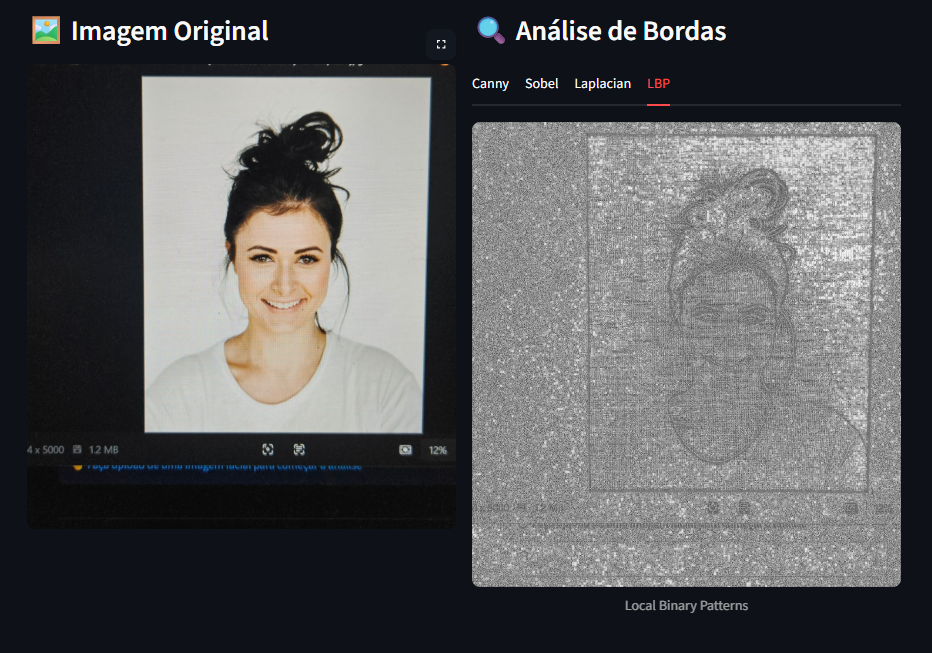
#> input picture assets/images/photo-presentation.png, 932 x 653 px
$ python -i utils.py   (imports and definitions only)   (older library calls are emulated)
#> lines starting #> are read from the running program, lines starting #| are printed output that depends on the picture
"""
Funções auxiliares para o sistema de detecção de ataques
"""

import cv2
import numpy as np
from pathlib import Path
from typing import Tuple, Optional
import logging

# Configurar logging
# [1 line not run here, left out]
logger = logging.getLogger(__name__)


# [123 lines left out: functions load_image, resize_image, normalize_image, convert_to_grayscale, visualize_edges, calculate_sharpness and 1 more, not called in this run]


def apply_augmentation(image: np.ndarray, augmentation_type: str = 'flip') -> np.ndarray:
    """
    Aplica data augmentation na imagem.

    Args:
        image: Imagem original
        augmentation_type: Tipo de augmentation ('flip', 'rotate', 'brightness')

    Returns:
        Imagem augmentada
    """
    if augmentation_type == 'flip':
        return cv2.flip(image, 1)

    elif augmentation_type == 'rotate':
        angle = np.random.randint(-15, 15)
        h, w = image.shape[:2]
        M = cv2.getRotationMatrix2D((w/2, h/2), angle, 1.0)
        return cv2.warpAffine(image, M, (w, h))

    elif augmentation_type == 'brightness':
        hsv = cv2.cvtColor(image, cv2.COLOR_BGR2HSV)
        factor = np.random.uniform(0.7, 1.3)
        hsv[:,:,2] = np.clip(hsv[:,:,2] * factor, 0, 255)
        return cv2.cvtColor(hsv, cv2.COLOR_HSV2BGR)

    return image


# [42 lines left out: functions get_face_region_of_interest, display_prediction_result, not called in this run]

>>> import cv2
>>> picture = cv2.imread('../assets/images/photo-presentation.png')
#> picture is the input picture: shape (653, 932, 3); mean B, G, R 90.5, 89.4, 88.9
>>> result = apply_augmentation(picture)
#> in apply_augmentation, `return cv2.flip(image, 1)`:
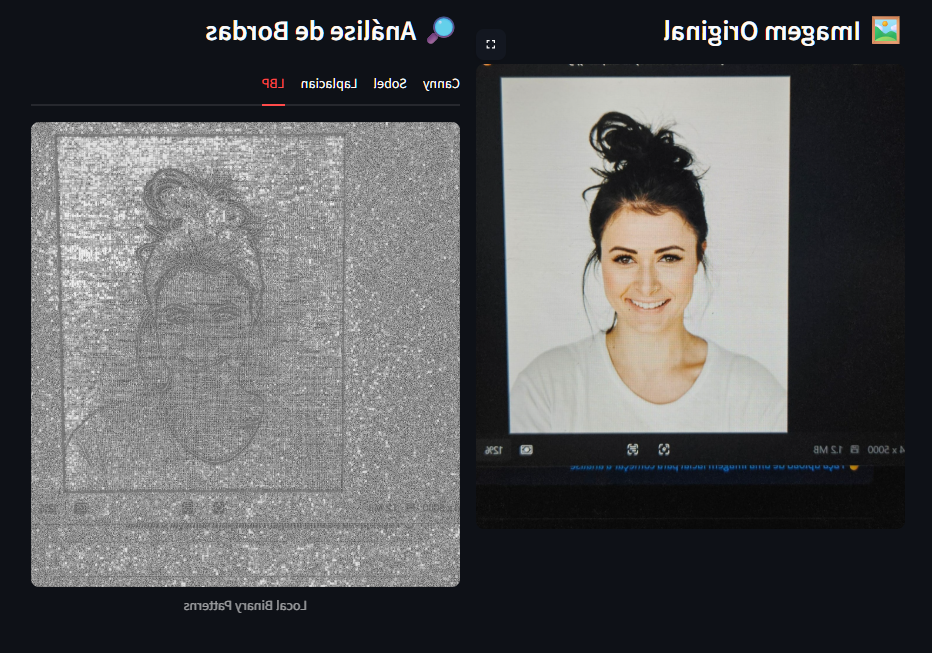
#> returned value: shape (653, 932, 3); mean of channels 0, 1, 2 90.5, 89.4, 88.9; drawn as B, G, R

$ run again, on assets/images/real-photo.png
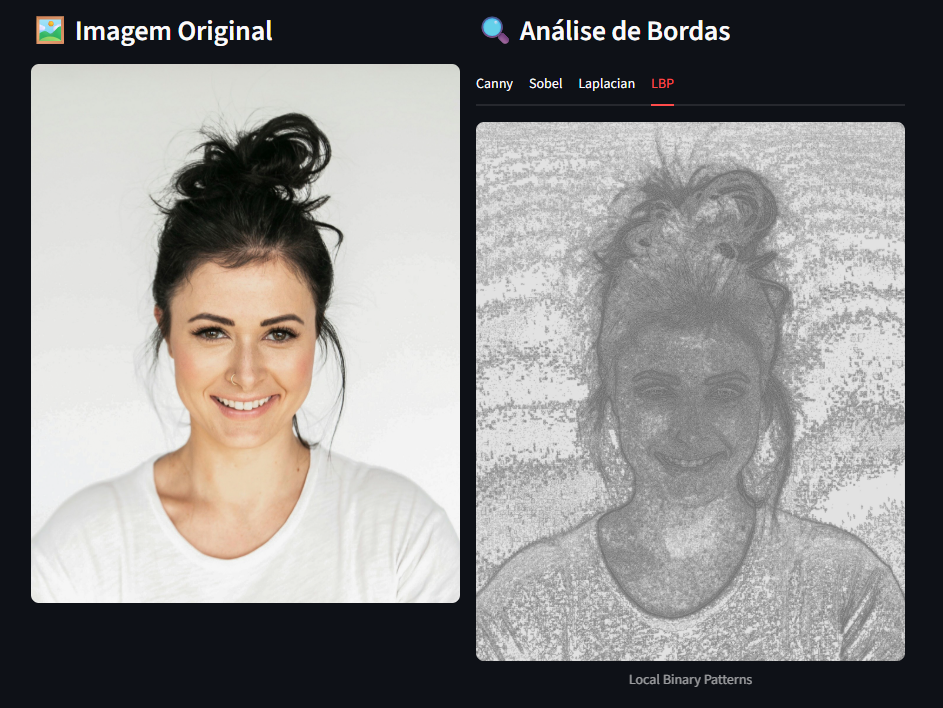
#> input picture assets/images/real-photo.png, 943 x 708 px
#> picture is the input picture: shape (708, 943, 3); mean B, G, R 137, 137.9, 139.2
#> in apply_augmentation, `return cv2.flip(image, 1)`:
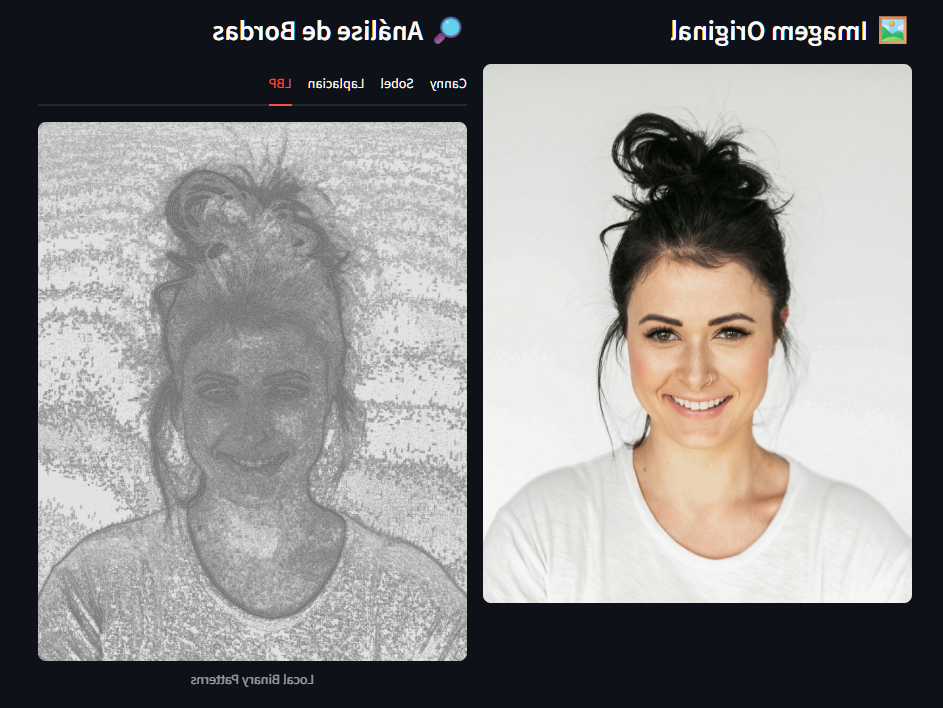
#> returned value: shape (708, 943, 3); mean of channels 0, 1, 2 137, 137.9, 139.2; drawn as B, G, R
